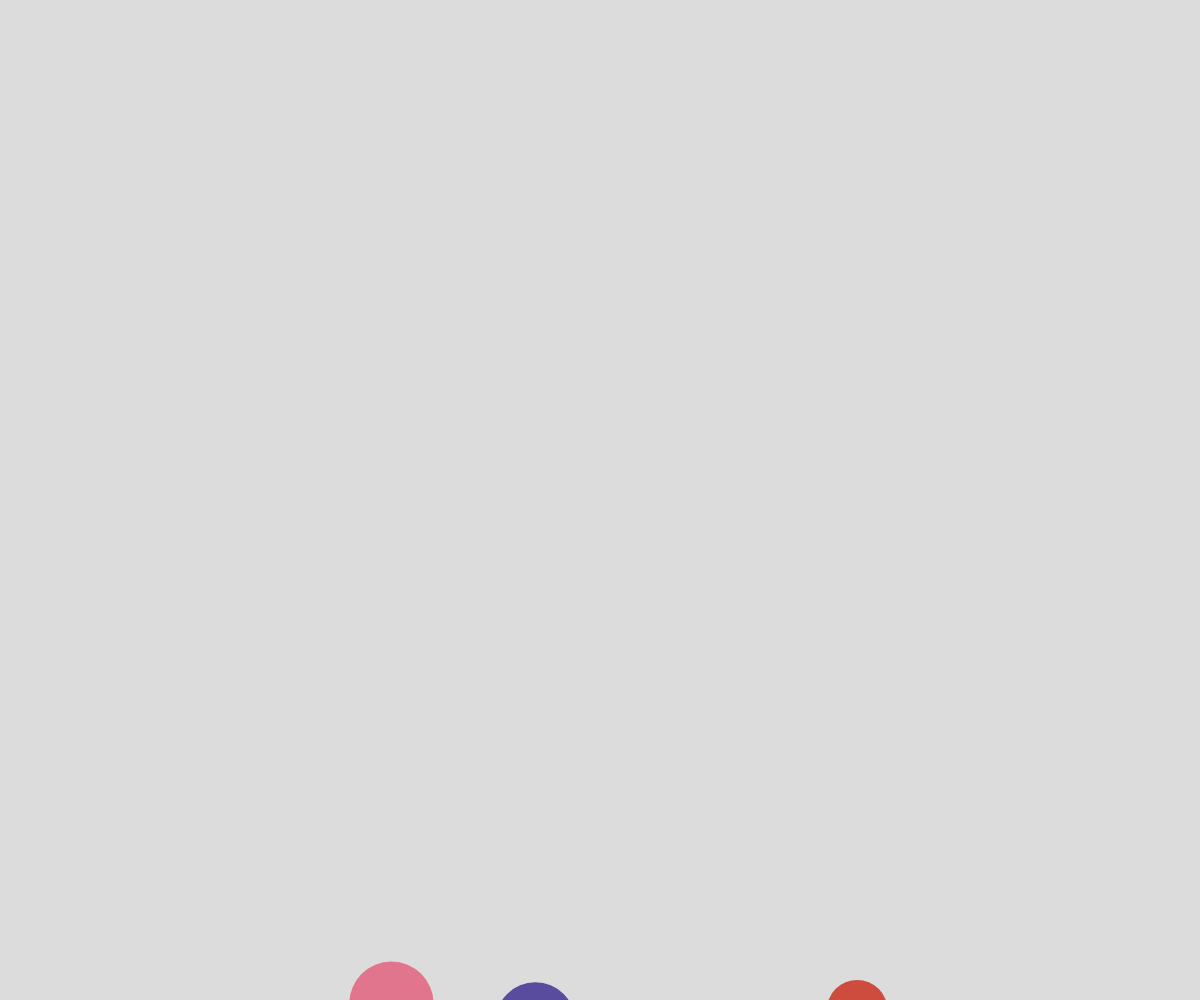
Frame 1 (no input)
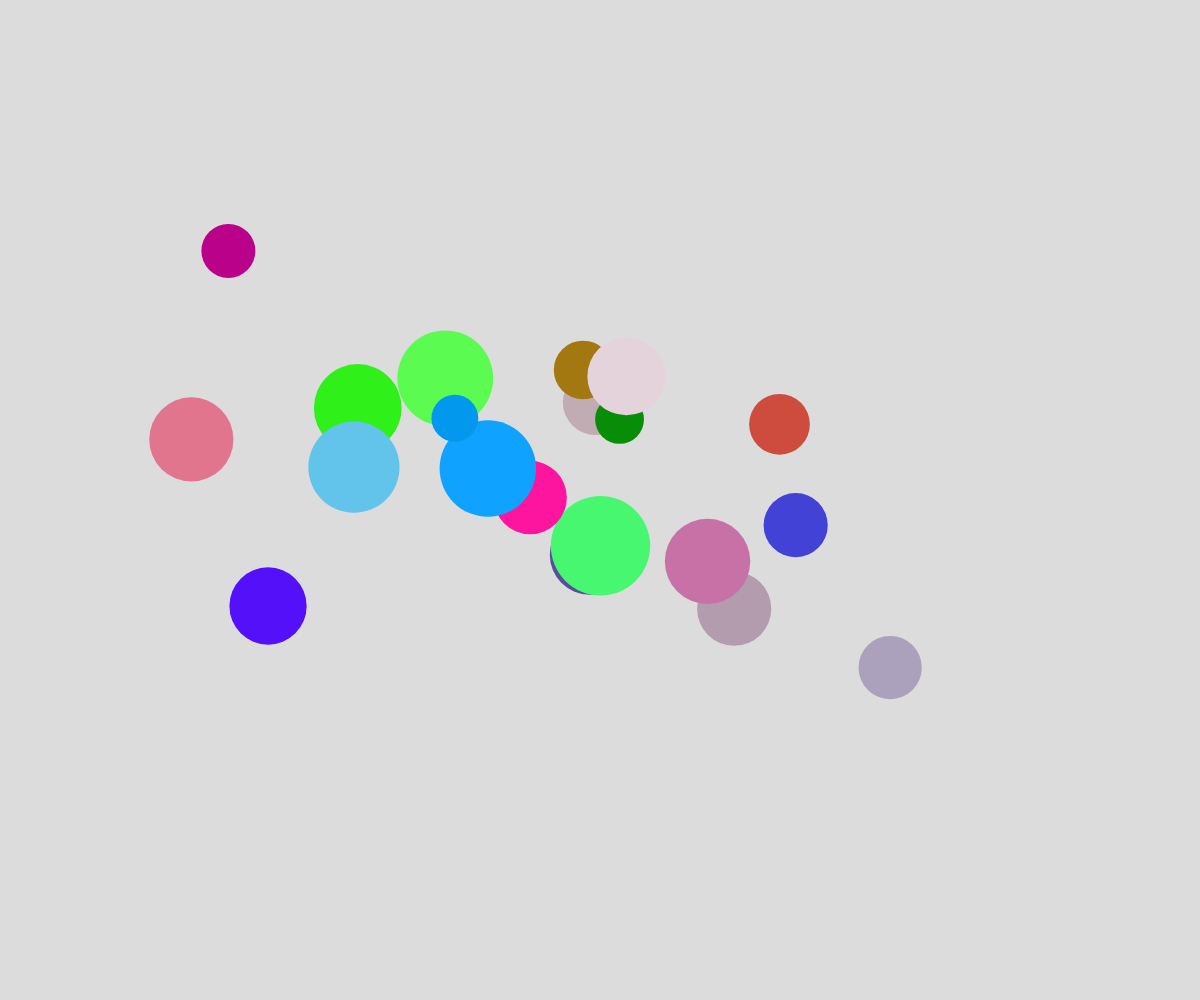
Frame 60 (no input)
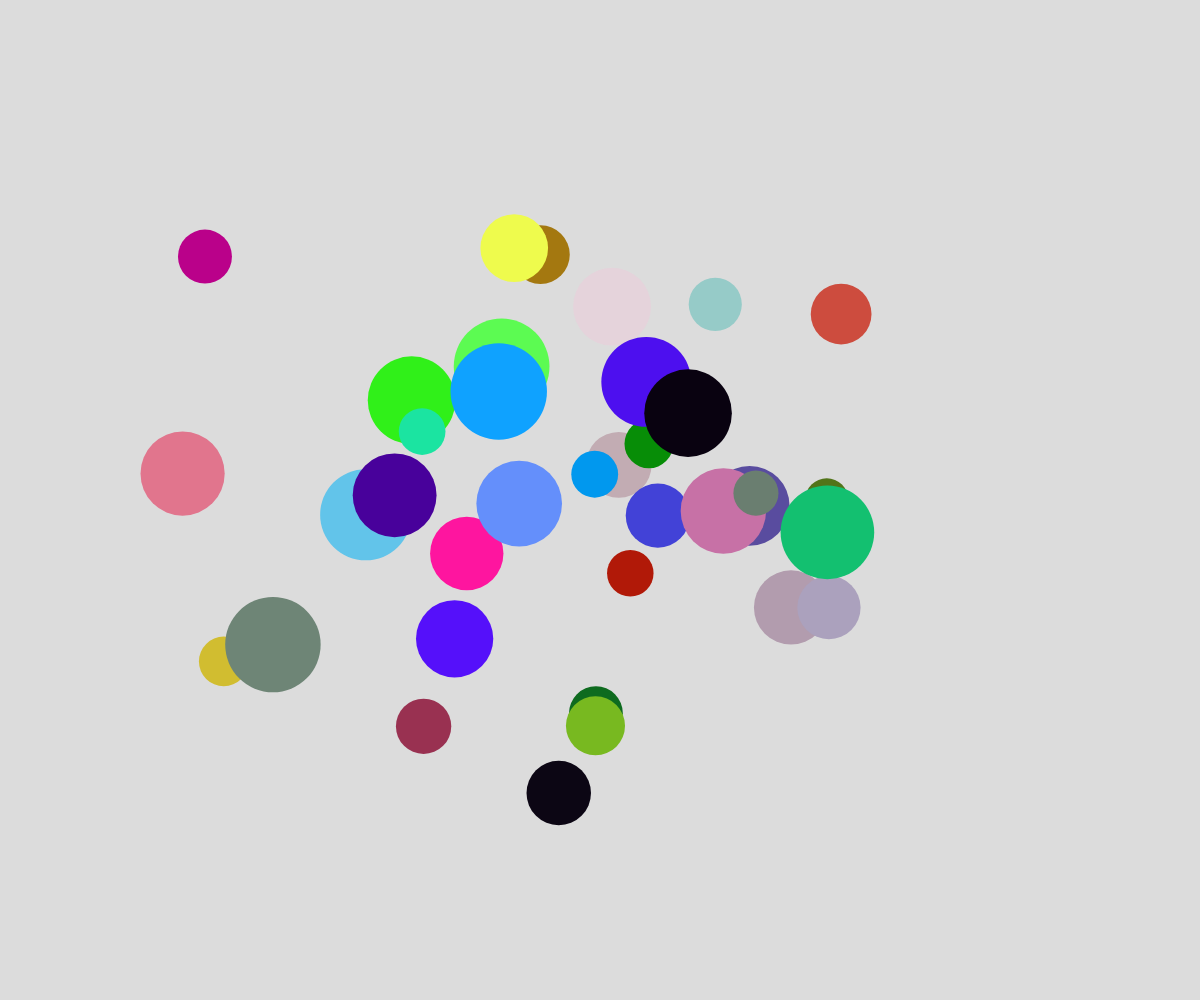
Frame 120 (the mouse pressed at the canvas centre since frame 60)

The p5.js sketch that drew these frames (run headless with seeded random() and noise() and a simulated clock; from frame 60 on, the mouse is pressed at the canvas centre):

// p5.js sketch
// ── sketch.js
// Project Title
// Your Name
// Date
//
// Extra for Experts:
// - describe what you did to take this project "above and beyond"

let bubbles = []

function setup() {
  createCanvas(windowWidth, windowHeight);
  for (let i = 0;i<5;i++){
    spawn()
  }
  window.setInterval(spawn,100)
}

function draw() {
  background(220);
  display()
  move2()


}

function display(){
  for (let bubble of bubbles){
    noStroke()
    fill(bubble.r,bubble.g,bubble.b)
    circle(bubble.x,bubble.y,bubble.radius*2)
  }
}


function move(){
  for(let b of bubbles){
    let d = random(100)
    if (d<50){
      b.y -=b.speed

    }
    else if(d<75){
      b.y += b.speed
    }

    else{
      b.x -=b.speed
    }
  }
}


function move2(){
  for (let b of bubbles){
    b.x = noise(b.timeX)*width
    b.y = noise(b.timeY)*height
    b.timeX += b.deltaTime
    b.timeY += b.deltaTime
  }
}

function mousePressed(){
  for (let b of bubbles){
    if (clicked(mouseX,mouseY,b)){
      let index= bubbles.indexOf(b)
      bubbles.splice(index,1)
    }
  }
}


function clicked(x,y,bubble){
  let d = dist(x,y,bubble.x,bubble.y)
  return(d<bubble.radius)

}



function spawn(){
  let b = {
    x: random(width),
    y:height+random(50),
    speed:random(2,5),
    radius: random(20, 50),
    r: random(255),
    g:random(255),
    b:random(255),
    alpha:random(255),
    timeX:random(10000000000),
    timeY:random(10000000000),
    deltaTime: 0.003
    }
    bubbles.push(b)
}
